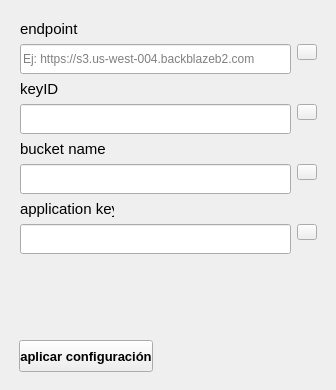
                <widget class="QWidget" name="b2confForm">
                 <widget class="QWidget" name="widget_11" native="true">
                  <property name="geometry">
                   <rect>
                    <x>10</x>
                    <y>10</y>
                    <width>317</width>
                    <height>371</height>
                   </rect>
                  </property>
                  <property name="minimumSize">
                   <size>
                    <width>0</width>
                    <height>300</height>
                   </size>
                  </property>
                  <widget class="QLabel" name="endpointLabel">
                   <property name="geometry">
                    <rect>
                     <x>10</x>
                     <y>10</y>
                     <width>110</width>
                     <height>18</height>
                    </rect>
                   </property>
                   <property name="minimumSize">
                    <size>
                     <width>110</width>
                     <height>16</height>
                    </size>
                   </property>
                   <property name="font">
                    <font>
                     <pointsize>11</pointsize>
                    </font>
                   </property>
                   <property name="text">
                    <string>endpoint</string>
                   </property>
                  </widget>
                  <widget class="QLineEdit" name="endpointInput">
                   <property name="geometry">
                    <rect>
                     <x>10</x>
                     <y>34</y>
                     <width>271</width>
                     <height>30</height>
                    </rect>
                   </property>
                   <property name="minimumSize">
                    <size>
                     <width>271</width>
                     <height>30</height>
                    </size>
                   </property>
                   <property name="inputMask">
                    <string/>
                   </property>
                   <property name="placeholderText">
                    <string>Ej: https://s3.us-west-004.backblazeb2.com</string>
                   </property>
                  </widget>
                  <widget class="QPushButton" name="endpointInfo">
                   <property name="geometry">
                    <rect>
                     <x>287</x>
                     <y>34</y>
                     <width>20</width>
                     <height>16</height>
                    </rect>
                   </property>
                   <property name="text">
                    <string/>
                   </property>
                   <property name="icon">
                    <iconset>
                     <normaloff>imgs/icons/information-button.svg</normaloff>imgs/icons/information-button.svg</iconset>
                   </property>
                  </widget>
                  <widget class="QLineEdit" name="keyIDInput">
                   <property name="geometry">
                    <rect>
                     <x>10</x>
                     <y>94</y>
                     <width>271</width>
                     <height>30</height>
                    </rect>
                   </property>
                   <property name="minimumSize">
                    <size>
                     <width>271</width>
                     <height>30</height>
                    </size>
                   </property>
                   <property name="inputMask">
                    <string/>
                   </property>
                   <property name="placeholderText">
                    <string/>
                   </property>
                  </widget>
                  <widget class="QLabel" name="keyIDLabel">
                   <property name="geometry">
                    <rect>
                     <x>10</x>
                     <y>70</y>
                     <width>110</width>
                     <height>18</height>
                    </rect>
                   </property>
                   <property name="minimumSize">
                    <size>
                     <width>110</width>
                     <height>16</height>
                    </size>
                   </property>
                   <property name="font">
                    <font>
                     <pointsize>11</pointsize>
                    </font>
                   </property>
                   <property name="text">
                    <string>keyID</string>
                   </property>
                  </widget>
                  <widget class="QPushButton" name="keyIDInfo">
                   <property name="geometry">
                    <rect>
                     <x>287</x>
                     <y>94</y>
                     <width>20</width>
                     <height>16</height>
                    </rect>
                   </property>
                   <property name="text">
                    <string/>
                   </property>
                   <property name="icon">
                    <iconset>
                     <normaloff>imgs/icons/information-button.svg</normaloff>imgs/icons/information-button.svg</iconset>
                   </property>
                  </widget>
                  <widget class="QPushButton" name="keyNameInfo">
                   <property name="geometry">
                    <rect>
                     <x>287</x>
                     <y>154</y>
                     <width>20</width>
                     <height>16</height>
                    </rect>
                   </property>
                   <property name="text">
                    <string/>
                   </property>
                   <property name="icon">
                    <iconset>
                     <normaloff>imgs/icons/information-button.svg</normaloff>imgs/icons/information-button.svg</iconset>
                   </property>
                  </widget>
                  <widget class="QLineEdit" name="keyNameInput">
                   <property name="geometry">
                    <rect>
                     <x>10</x>
                     <y>154</y>
                     <width>271</width>
                     <height>30</height>
                    </rect>
                   </property>
                   <property name="minimumSize">
                    <size>
                     <width>271</width>
                     <height>30</height>
                    </size>
                   </property>
                   <property name="inputMask">
                    <string/>
                   </property>
                   <property name="placeholderText">
                    <string/>
                   </property>
                  </widget>
                  <widget class="QLabel" name="keyNameLabel">
                   <property name="geometry">
                    <rect>
                     <x>10</x>
                     <y>130</y>
                     <width>110</width>
                     <height>18</height>
                    </rect>
                   </property>
                   <property name="minimumSize">
                    <size>
                     <width>110</width>
                     <height>16</height>
                    </size>
                   </property>
                   <property name="font">
                    <font>
                     <pointsize>11</pointsize>
                    </font>
                   </property>
                   <property name="text">
                    <string>bucket name</string>
                   </property>
                  </widget>
                  <widget class="QPushButton" name="appKeyInfo">
                   <property name="geometry">
                    <rect>
                     <x>287</x>
                     <y>214</y>
                     <width>20</width>
                     <height>16</height>
                    </rect>
                   </property>
                   <property name="text">
                    <string/>
                   </property>
                   <property name="icon">
                    <iconset>
                     <normaloff>imgs/icons/information-button.svg</normaloff>imgs/icons/information-button.svg</iconset>
                   </property>
                  </widget>
                  <widget class="QLineEdit" name="appKeyInput">
                   <property name="geometry">
                    <rect>
                     <x>10</x>
                     <y>214</y>
                     <width>271</width>
                     <height>30</height>
                    </rect>
                   </property>
                   <property name="minimumSize">
                    <size>
                     <width>271</width>
                     <height>30</height>
                    </size>
                   </property>
                   <property name="inputMask">
                    <string/>
                   </property>
                   <property name="text">
                    <string/>
                   </property>
                   <property name="placeholderText">
                    <string/>
                   </property>
                  </widget>
                  <widget class="QLabel" name="appKeyLabel">
                   <property name="geometry">
                    <rect>
                     <x>10</x>
                     <y>190</y>
                     <width>94</width>
                     <height>18</height>
                    </rect>
                   </property>
                   <property name="font">
                    <font>
                     <pointsize>11</pointsize>
                    </font>
                   </property>
                   <property name="text">
                    <string>application key</string>
                   </property>
                  </widget>
                  <widget class="QPushButton" name="b2configSet">
                   <property name="geometry">
                    <rect>
                     <x>9</x>
                     <y>330</y>
                     <width>134</width>
                     <height>32</height>
                    </rect>
                   </property>
                   <property name="minimumSize">
                    <size>
                     <width>0</width>
                     <height>32</height>
                    </size>
                   </property>
                   <property name="font">
                    <font>
                     <pointsize>10</pointsize>
                     <weight>75</weight>
                     <bold>true</bold>
                    </font>
                   </property>
                   <property name="cursor">
                    <cursorShape>PointingHandCursor</cursorShape>
                   </property>
                   <property name="text">
                    <string>aplicar configuración</string>
                   </property>
                  </widget>
                 </widget>
                </widget>
